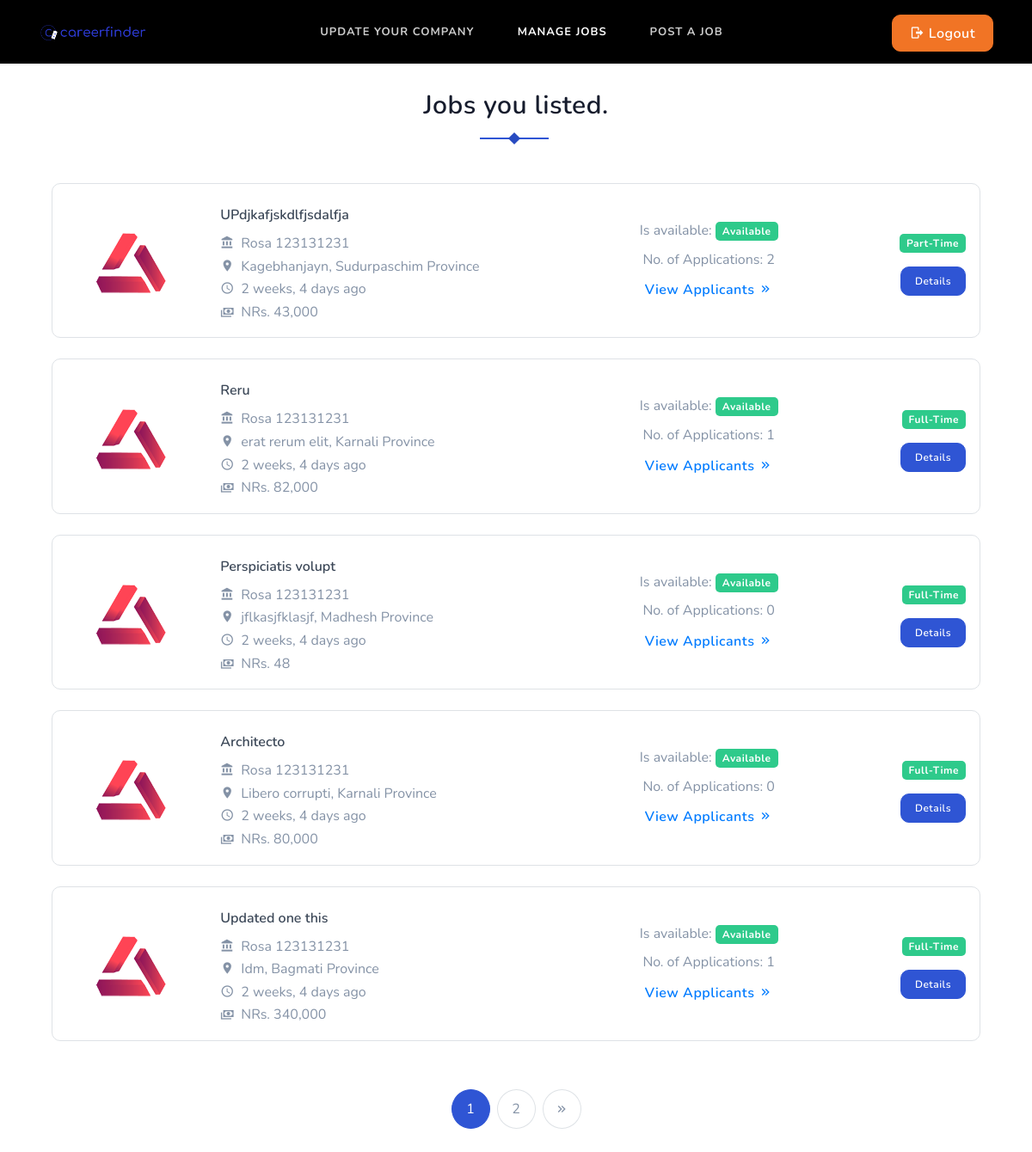
Screenshot of /job/manage-job/ (signed in) with the database file from the repository.
### job/models.py (models this page shows, shortened)
class Job(models.Model):
    JOB_TYPE_CHOICES = [
        ("part-time", "Part Time"),
        ("full-time", "Full Time"),
    ]
    WORK_MODES_CHOICES = [
        ('remote', 'Remote'),
        ('onsite', 'Onsite'),
        ('hybrid', 'Hybrid'),
    ]
    user = models.ForeignKey(User, on_delete=models.CASCADE)
    company = models.ForeignKey(Company, on_delete=models.CASCADE)
    title = models.CharField(max_length=255)
    job_type = models.CharField(max_length=20, choices=JOB_TYPE_CHOICES, default="full-time")
    image = models.ImageField(upload_to="job_images/%y/%m/&=%d", blank=True)
    category = models.ForeignKey(Category, on_delete=models.DO_NOTHING)
    city = models.CharField(max_length=255)
    state = models.ForeignKey(State, on_delete=models.DO_NOTHING, blank=True, null=True)
    salary = models.PositiveIntegerField(blank=True, null=True)
    work_mode = models.CharField(max_length=20, choices=WORK_MODES_CHOICES, default="onsite")
    edu_level = models.CharField(max_length=255)
    experience = models.ForeignKey(Experience, on_delete=models.DO_NOTHING, blank=True, null=True)
    uploaded_date = models.DateTimeField(null=True, blank=True, default=timezone.now)
    email = models.EmailField(max_length=255)
    contact = models.IntegerField()
    description = models.TextField()
    is_available = models.BooleanField(default=True)
    def application_count(self):
        return self.applyjob_set.count()

### company/models.py (models this page shows, shortened)
class Company(models.Model):
    user = models.OneToOneField(User, on_delete=models.CASCADE)
    name = models.CharField(max_length=100, null=True, blank=True)
    est_date = models.DateField(null=True, blank=True)
    city = models.CharField(max_length=100, null=True, blank=True)
    state = models.ForeignKey(State, on_delete=models.DO_NOTHING, blank=True, null=True)
    email = models.EmailField(unique=True, null=True, blank=True)
    number = models.IntegerField(null=True, blank=True)
    website_link = models.URLField(null=True, blank=True)
    services = models.TextField(null=True, blank=True)
    overview = models.TextField(blank=True, null=True)
    image = models.ImageField(
        upload_to="company_logo/%Y/%m/%d",
        blank=True,
        null=True,
    )
    is_verified = models.BooleanField(default=False)

class State(models.Model):
    name = models.CharField(max_length=255)
    def __str__(self):
        return self.name

### job/views.py (the view)
# urls.py: path('manage-job/', views.ManageJobsView.as_view(), name='manage-job'),
class ManageJobsView(ListView):
    model = Job
    template_name = 'job/manage_jobs.html'
    context_object_name = 'jobs'
    def dispatch(self, request, *args, **kwargs):
        if not request.user.is_authenticated:
            return redirect('home')
        if not (request.user.is_recruiter and request.user.has_company):
            return redirect('home')
        return super().dispatch(request, *args, **kwargs)
    def get_queryset(self):
        return Job.objects.filter(user=self.request.user, company=self.request.user.company).order_by('-uploaded_date')
    def get_context_data(self, **kwargs):
        context = super().get_context_data(**kwargs)
        page = self.request.GET.get('page', 1)
        paginator = Paginator(context['jobs'], 5)
        try:
            jobs = paginator.page(page)
        except PageNotAnInteger:
            jobs = paginator.page(1)
        except EmptyPage:
            jobs = paginator.page(paginator.num_pages)
        context['title']  = 'Manage Jobs'
        context['jobs'] = jobs  # Update the context with paginated jobs
        context["page_obj"] = jobs  # Return page_obj for template pagination
        return context

### company/context_processors.py (called while the page is built)
def company_context(request):
    company = None
    if request.user.is_authenticated and request.user.has_company:
        company = Company.objects.filter(user=request.user).first()  # or however you link Company to the user
    return {'company': company}

### resume/context_processors.py (called while the page is built)
def resume_context(request):
    resume = None
    if request.user.is_authenticated and request.user.has_resume:
        resume = Resume.objects.filter(user=request.user).first()
    return {'resume': resume}

### templates/job/manage_jobs.html (shortened to what this page needs)
{% extends "base.html" %}
{% load widget_tweaks %}
{% load static %}
{% block content %}
{% load humanize %}
<section class="section pt-0">
    <div class="container">
        <div class="row">
            <div class="col-12">
                <div class="section-title text-center mb-4 pb-2">
                    <h4 class="title title-line pb-1">Jobs you listed.</h4>
                </div>
            </div>
        </div>
        <div class="row">
            <div class="col-lg-12">
                {% if jobs %}
                {% for job in jobs %}
                <div class="job-list-box border rounded mt-4 pt-2">
                    <div class="p-3">
                        <div class="row align-items-center">
                            <div class="col-lg-2">
                                <div class="company-logo-img">
                                    <img src="{% static 'featured-job/img-1.png' %}" alt="" class="img-fluid mx-auto d-block">
                                </div>
                            </div>
                            <div class="col-lg-5 col-md-8">
                                <div class="job-list-desc">
                                    <h6 class="mb-2"><a href="#" class="text-dark">{{ job.title }}</a></h6>
                                    <p class="text-muted mb-0"><i class="mdi mdi-bank mr-2"></i>{{ job.company.name }}</p>
                                    <p class="text-muted mb-0"><i class="mdi mdi-map-marker mr-2"></i>{{ job.city }}, {{ job.state }}</p>
                                    <p class="text-muted mb-0"><i class="mdi mdi-clock-outline mr-2"></i>{{ job.uploaded_date|naturaltime }}</p>
                                    <p class="text-muted mb-0"><i class="mdi mdi-cash-multiple mr-2"></i>NRs. {{ job.salary|intcomma }}</p>
                                </div>
                            </div>
                            <div class="col-lg-3 col-md-4">
                                <div class="text-center d-flex flex-column align-items-center">
                                    <div class="job-list-button-sm mb-2">
                                        <p class="text-muted mb-0">
                                            Is available:
                                            <span class="badge badge-{% if job.is_available %}success{% else %}danger{% endif %}">
                                                {{ job.is_available|yesno:"Available,Not Available" }}
                                            </span>
                                        </p>
                                    </div>
                                    <div class="job-list-button-sm">
                                        <p class="text-muted mb-0">
                                            No. of Applications: {{ job.application_count }}
                                            <a href="{% url 'applicants' job.pk %}" class="btn btn-link">View Applicants <i class="mdi mdi-chevron-double-right"></i></a>
                                        </p>
                                    </div>
                                </div>
                            </div>
                            <div class="col-lg-2 col-md-3">
                                <div class="job-list-button-sm text-right">
                                    <span class="badge badge-success">{{ job.job_type|title }}</span>
                                    <div class="mt-3">
                                        <a href="{% url 'job-details' job.id %}" class="btn btn-sm btn-primary">Details</a>
                                    </div>
                                </div>
                            </div>
                        </div>
                    </div>
                </div>
                {% endfor %}
                {% else %}
                <div class="container text-center my-5 p-4">
                    <h6 class="title title-line pb-1">No Jobs Added Yet.</h6>
                    Apply Now. <a href="{% url 'create-job' %}">Post A Job</a>
                </div>
                {% endif %}
                <div class="mt-4">
                    <nav aria-label="Page navigation example">
                        <ul class="pagination justify-content-center mb-0">
                            {% include "paginator.html" %}
                        </ul>
                    </nav>
                </div>
            </div>
        </div>
    </div>
</section>
{% endblock content %}

### static/css/style.css (style rules this page uses)
.text-dark { color: #3c4858 !important; }
.text-muted { color: #8492a6 !important; }
.rounded { border-radius: 10px !important; }
.btn { padding: 8px 20px; outline: none; text-decoration: none; font-size: 16px; letter-spacing: 0.5px; -webkit-transition: all 0.3s; transition: all 0.3s; font-weight: 600; border-radius: 10px; }
.btn.btn-sm { padding: 7px 16px; font-size: 12px; }
.btn.btn-primary, .btn.btn-secondary, .btn.btn-success, .btn.btn-danger, .btn.btn-info, .btn.btn-warning, .btn.btn-dark { color: #ffffff !important; }
.btn.btn-primary { background: #2f55d4; border: 1px solid #2f55d4; }
.badge { padding: 5px 8px; border-radius: 5px; letter-spacing: 0.5px; }
.badge.badge-primary, .badge.badge-secondary, .badge.badge-success, .badge.badge-danger, .badge.badge-info, .badge.badge-warning, .badge.badge-dark { color: #ffffff !important; }
.badge.badge-success { background-color: #2eca8b !important; }
body { font-family: "Nunito", sans-serif; overflow-x: hidden !important; font-size: 16px; color: #161c2d; }
h1, h2, h3, h4, h5, h6, .h1, .h2, .h3, .h4, .h5, .h6 { font-family: "Nunito", sans-serif; line-height: 1.5; font-weight: 600; }
a { text-decoration: none !important; }
p { line-height: 1.6; }
.section { padding: 100px 0; position: relative; }
.section-title { position: relative; }
.section-title .title { letter-spacing: 0.5px; font-size: 30px; }
.section-title .title.title-line:before { content: ""; position: absolute; height: 2px; width: 80px; left: 50%; top: 60px; text-align: center; background: #2f55d4; margin-left: -42px; }
.section-title .title.title-line:after { content: ""; position: absolute; height: 10px; width: 10px; left: 50%; top: 56px; z-index: 1; text-align: center; background: #284bc1; margin-left: -7px; -webkit-transform: rotate(45deg); transform: rotate(45deg); }
.job-list-box { -webkit-transition: all 0.5s; transition: all 0.5s; }

### rows the page displays
Job: title "UPdjkafjskdlfjsdalfja", company.name "Rosa 123131231", city "Kagebhanjayn", state "Sudurpaschim Province", uploaded_date "2 weeks, 4 days ago", salary "43,000", is_available "Available", application_count "2", job_type "Part-Time"
Job: title "Reru", company.name "Rosa 123131231", city "erat rerum elit", state "Karnali Province", uploaded_date "2 weeks, 4 days ago", salary "82,000", is_available "Available", application_count "1", job_type "Full-Time"
Job: title "Perspiciatis volupt", company.name "Rosa 123131231", city "jflkasjfklasjf", state "Madhesh Province", uploaded_date "2 weeks, 4 days ago", salary "48", is_available "Available", application_count "0", job_type "Full-Time"
Job: title "Architecto", company.name "Rosa 123131231", city "Libero corrupti", state "Karnali Province", uploaded_date "2 weeks, 4 days ago", salary "80,000", is_available "Available", application_count "0", job_type "Full-Time"
Job: title "Updated one this", company.name "Rosa 123131231", city "Idm", state "Bagmati Province", uploaded_date "2 weeks, 4 days ago", salary "340,000", is_available "Available", application_count "1", job_type "Full-Time"

### other values shown
{{ i }} "1" "2"
